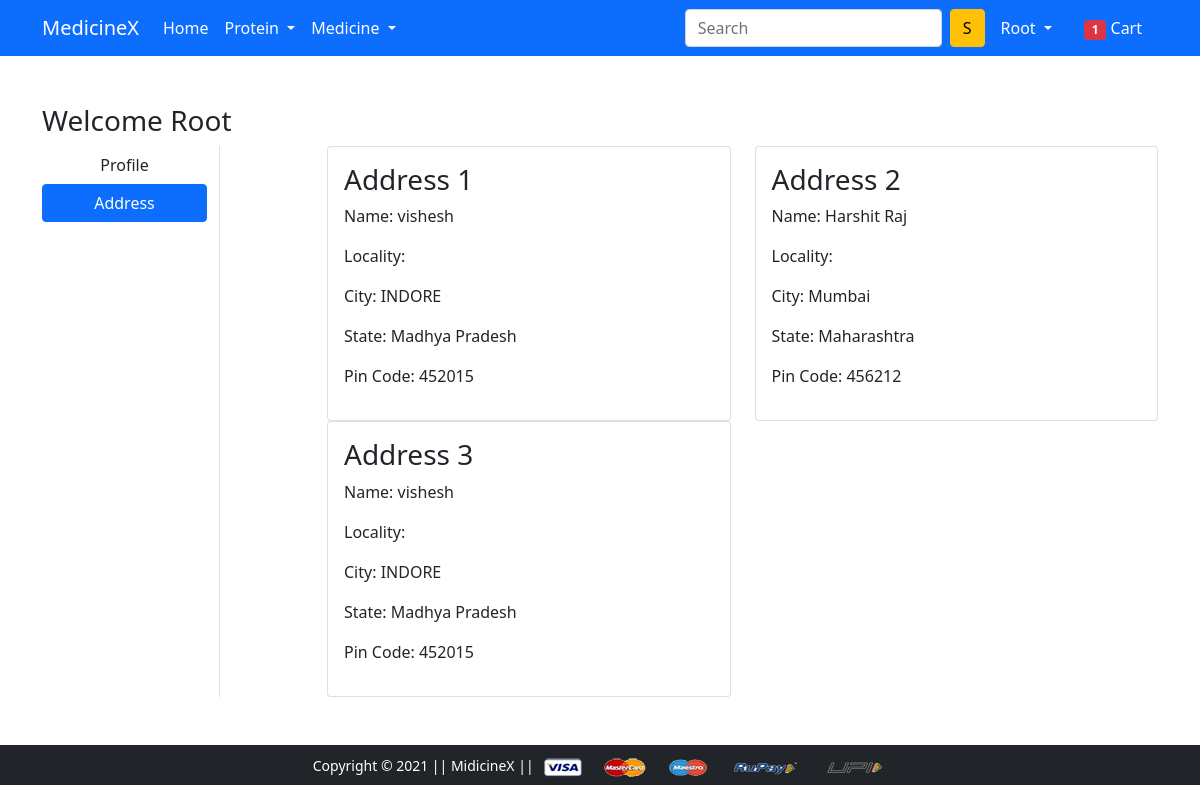
The page /address/ (signed in) on the database its author committed.
### app/models.py (models this page shows, shortened)
class Customer(models.Model):
    user = models.ForeignKey(User, on_delete=models.CASCADE)
    name = models.CharField(max_length=200)
    location = models.CharField(max_length=200)
    city = models.CharField(max_length=100)
    zipcode = models.IntegerField()
    state = models.CharField(choices=STATE_CHOICES, max_length=100)

### app/views.py (the view)
# urls.py: path('address/', views.address, name='address'),
@login_required
def address(request):
    total_item = 0
    if request.user.is_authenticated:
        total_item = len(Cart.objects.filter(user=request.user))
    add = Customer.objects.filter(user=request.user)
    return render(request, 'app/address.html', {'add':add, 'active':'btn-primary', 'total_item':total_item})

### app/templates/app/address.html (shortened to what this page needs)
{% extends 'app/base.html' %}
{% load static %}
{% block main-content %}
<div class="container my-5">
 <div class="row">
 <h3>Welcome <span class='text-capitalize'>{{request.user}}</span></h3>
  <div class="col-sm-2 border-end">
   <ul class="list-unstyled">
    <li class="d-grid"><a href="{% url 'profile' %}" class= "btn">Profile</a></li>
    <li class="d-grid"><a href="{% url 'address' %}" class="btn {{active}}">Address</a></li>
   </ul>
  </div>
  <div class="col-sm-9 offset-sm-1">
   <div class="row">
    {% for ad in add %}
    <div class="col-sm-6">
     <div class="card">
      <div class="card-body">
       <h3>Address {{forloop.counter}}</h3>
       <p>Name: {{ad.name}}</p>
       <p>Locality: {{ad.Locality}}</p>
       <p>City: {{ad.city}}</p>
       <p>State: {{ad.state}}</p>
       <p>Pin Code: {{ad.zipcode}}</p>
      </div>
     </div>
    </div>
    {% endfor %}
   </div>
  </div>
 </div>
</div>
{% endblock main-content %}

### app/templates/app/base.html (shortened to what this page needs)
<!doctype html>
{% load static %}
<html lang="en">
  <head>
    <link href="https://cdn.jsdelivr.net/npm/bootstrap@5.0.0-beta1/dist/css/bootstrap.min.css" rel="stylesheet">
    <link rel="stylesheet" href="{% static 'app/css/owl.carousel.min.css' %}">
    <link rel="stylesheet" href="{% static 'app/css/all.min.css' %}">
    <link rel="stylesheet" href="https://cdnjs.cloudflare.com/ajax/libs/font-awesome/5.15.4/css/all.min.css" />
    <link rel="stylesheet" href="{% static 'app/css/style.css' %}">
  </head>
  <body>
    <nav class="navbar navbar-expand-lg navbar-dark bg-primary">
     <div class="container">
       <a class="navbar-brand" href="/">MedicineX</a>
       <div class="collapse navbar-collapse" id="navbarSupportedContent">
         <ul class="navbar-nav me-auto mb-2 mb-lg-0">
           <li class="nav-item">
             <a class="nav-link active" aria-current="page" href="/">Home</a>
           </li>
           <li class="nav-item dropdown">
             <a class="nav-link dropdown-toggle text-white" href="#" id="electronicsDropdown" role="button" data-bs-toggle="dropdown" aria-expanded="false">
              Protein
             </a>
           </li>
           <li class="nav-item dropdown">
             <a class="nav-link dropdown-toggle text-white" href="#" id="fashionDropdown" role="button" data-bs-toggle="dropdown" aria-expanded="false">
              Medicine
             </a>
           </li>
         </ul>
         <form method="get" action="/search" class="d-flex">
           <input class="form-control me-2" type="search" placeholder="Search" aria-label="Search" name="query" id="query">
           <button class="btn btn-warning" type="submit">S</button>
         </form>
         <div>
          <ul class="navbar-nav me-auto mb-2 mb-lg-0">
            {% if request.user.is_authenticated %}
           <li class="nav-item dropdown mx-2">
              <a class="nav-link dropdown-toggle text-white" href="#" id="profileDropdown" role="button" data-bs-toggle="dropdown" aria-expanded="false">
                {{request.user.username|capfirst}}
              </a>
            </li>
            <li class="nav-item mx-2">
             <a href="{% url 'showcart' %}" class="nav-link text-white"><span class="badge bg-danger">{{total_item}}</span> Cart </a>
            </li>
          {% endif %}
          </ul>
         </div>
       </div>
     </div>
    </nav>
    {% block main-content %} {% endblock main-content %}
    <footer class="container-fluid bg-dark text-center p-2 mt-5">
        <small class="text-white">Copyright &copy; 2021 || MidicineX || </small>
        <img src="{% static 'app/images/payment.png' %}" alt="" srcset="" class="img-fluid" height="2px">
    </footer>
  </body>
</html>

### rows shown on the page
Customer: name "vishesh", city "INDORE", state "Madhya Pradesh", zipcode "452015"
Customer: name "Harshit Raj", city "Mumbai", state "Maharashtra", zipcode "456212"
Customer: name "vishesh", city "INDORE", state "Madhya Pradesh", zipcode "452015"

### other values the page prints
{{ request.user.username|capfirst }} "Root"
{{ total_item }} "1"
{{ request.user }} "Root"
